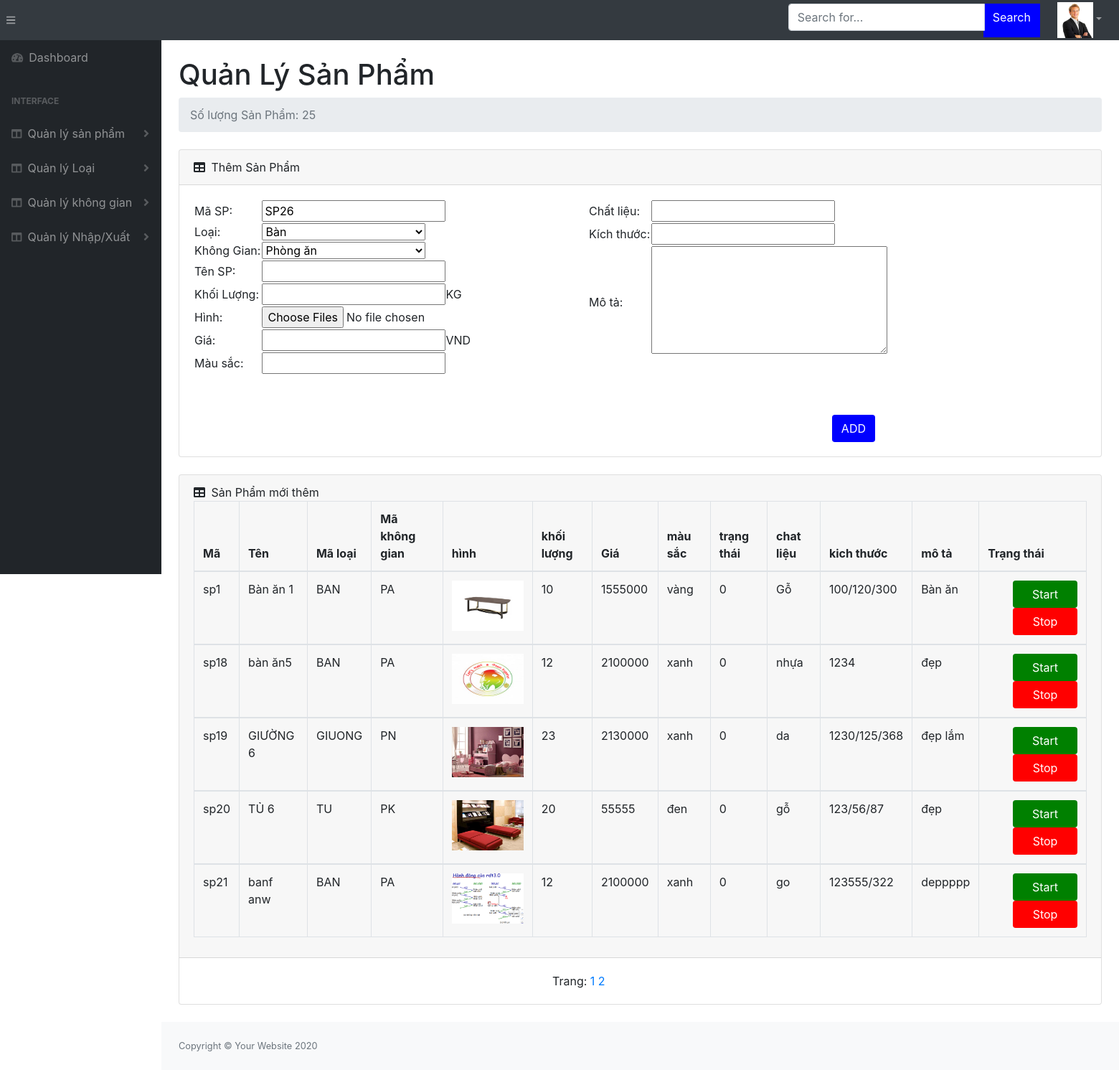
Screenshot of /admin/dist/quanlykinhdoanh/quanlykho/sanpham.php (signed in) with the database file from the repository.
### tables this page shows
CREATE TABLE `sanpham` (
  `masanpham` varchar(10) NOT NULL,
  `maloai` varchar(10) NOT NULL,
  `tensanpham` varchar(50) NOT NULL,
  `khoiluong` int(11) NOT NULL COMMENT 'kg',
  `hinh` varchar(50) NOT NULL,
  `gia` int(11) NOT NULL COMMENT 'VND',
  `trangthai` varchar(10) NOT NULL COMMENT '1 là hoạt động. \r\n0 là đã bị xóa',
  `mausac` varchar(50) NOT NULL,
  `chatlieu` varchar(50) DEFAULT NULL,
  `kichthuoc` varchar(30) DEFAULT NULL COMMENT 'cao|dai|rong',
  `mota` text DEFAULT NULL,
  `makhonggian` varchar(10) NOT NULL
);

### admin/dist/quanlykinhdoanh/quanlykho/sanpham.php (the view, shortened to what this page needs)
<!DOCTYPE html>
<html lang="en">
    <head>
        <link href="../../css/styles.css" rel="stylesheet" />
        <link href="https://cdn.datatables.net/1.10.20/css/dataTables.bootstrap4.min.css" rel="stylesheet" />
    </head>
    <?php
        include '../../../../config/config.php';
        $quantri=array();
        if(!isset($_SESSION['quanlykinhdoanh']))
        {
            if(!isset($_SESSION['boss']))
            {
                header('location:../../login.html');
                exit;
            }
            else{
            $quantri=$_SESSION['boss'];
            }
        }
        else{
            $quantri=$_SESSION['quanlykinhdoanh'];
        }
        $sql="SELECT * From sanpham";
        $stm=$obj->query($sql);
        $data=$stm->fetchALL();
        $soluongsp=$stm->rowCount();
    ?>
    <body class="sb-nav-fixed">
        <nav class="sb-topnav navbar navbar-expand navbar-dark bg-dark">
            <button class="btn btn-link btn-sm order-1 order-lg-0" id="sidebarToggle" href="#"><i class="fas fa-bars"></i></button>
            <form action="quanlysanpham.php" method="post" class="d-none d-md-inline-block form-inline ml-auto mr-0 mr-md-3 my-2 my-md-0">
                <div class="input-group">
                    <input class="form-control" type="text" name="noidung" placeholder="Search for..." aria-label="Search" aria-describedby="basic-addon2" />
                    <div style="height:47px; margin-left:-2px; background-color: blue ; color:white; ">
                        <input type="submit" style="color:white;"  class="btn btn-mini" value="Search" >
                    </div>
                </div>
            </form>
            <ul class="navbar-nav ml-auto ml-md-0">
                <li class="nav-item dropdown">
                    <a class="nav-link dropdown-toggle" id="userDropdown" href="#" role="button" data-toggle="dropdown" aria-haspopup="true" aria-expanded="false">
                        <img style="width:50px; height:50px;" src="../../assets/images/<?php echo $quantri['hinh']; ?>" alt=""></i></a>
                </li>
            </ul>
        </nav>
        <div id="layoutSidenav">
            <div id="layoutSidenav_nav">
                <nav class="sb-sidenav accordion sb-sidenav-dark" id="sidenavAccordion">
                    <div class="sb-sidenav-menu">
                        <div class="nav">
                            <a class="nav-link" href="quanlykho.php">
                                <div class="sb-nav-link-icon"><i class="fas fa-tachometer-alt"></i></div>
                                Dashboard
                            </a>
                            <div class="sb-sidenav-menu-heading">Interface</div>
                            <a class="nav-link collapsed" href="quanlysanpham.php" >
                                <div class="sb-nav-link-icon"><i class="fas fa-columns"></i></div>
                                Quản lý sản phẩm
                                <div class="sb-sidenav-collapse-arrow"><i class="fas fa-angle-down"></i></div>
                            </a>
                            <a class="nav-link collapsed" href="quanlyloai.php" >
                                <div class="sb-nav-link-icon"><i class="fas fa-columns"></i></div>
                                Quản lý Loại
                                <div class="sb-sidenav-collapse-arrow"><i class="fas fa-angle-down"></i></div>
                            </a>
                            <a class="nav-link collapsed" href="quanlykinhdoanhnggian.php"  >
                                <div class="sb-nav-link-icon"><i class="fas fa-columns"></i></div>
                                Quản lý không gian
                                <div class="sb-sidenav-collapse-arrow"><i class="fas fa-angle-down"></i></div>
                            </a>
                            <a class="nav-link collapsed" href="quanlynhapxuat.php"  >
                                <div class="sb-nav-link-icon"><i class="fas fa-columns"></i></div>
                                Quản lý Nhập/Xuất
                                <div class="sb-sidenav-collapse-arrow"><i class="fas fa-angle-down"></i></div>
                            </a>
                        </div>
                    </div>
                </nav>
            </div>
            <div id="layoutSidenav_content">
                <main>
                    <div class="container-fluid">
                        <h1 class="mt-4">Quản Lý Sản Phẩm</h1>
                        <ol class="breadcrumb mb-4">
                            <li class="breadcrumb-item active"><?php echo "Số lượng Sản Phẩm: $soluongsp"?></li>
                        </ol>
                        <div class="card mb-4">
                            <div class="card-header">
                                <i class="fas fa-table mr-1"></i>
                                Thêm Sản Phẩm
                            </div>
                            <div class="card-body">
                                <form action="chucnang.php?action=them" enctype="multipart/form-data" method="post" style="width:1300px">
                                    <div style="width:550px; float:left;height:300px">
                                        <table >
                                            <tr>
                                                <td>Mã SP:</td>
                                                <td><input type="text" name="masanpham" value="SP<?php echo $soluongsp+1?>" placeholder="" id=""></td>
                                            </tr>
                                            <tr>
                                                <td>Loại:</td>
                                                <td >
                                                    <select style="width:228px;"name="maloai" id="">
                                                        <?php
                                                            $sqll="SELECT * from loai";
                                                            $stml=$obj->query($sqll);
                                                            $loai=$stml->fetchALL();
                                                            foreach($loai as $k => $v)
                                                            {
                                                                ?>
                                                        <option value="<?php echo $v['maloai']?>"><?php echo $v['tenloai']?></option>
                                                        <?php
                                                            }
                                                            ?>
                                                    </select>
                                                </td>
                                            </tr>
                                            <tr>
                                                <td>Không Gian:</td>
                                                <td >
                                                    <select style="width:228px;"name="makhonggian" id="">
                                                        <?php
                                                            $sqlk="SELECT * from khonggian";
                                                            $stmk=$obj->query($sqlk);
                                                            $kg=$stmk->fetchALL();
                                                            foreach($kg as $k => $v)
                                                            {
                                                                ?>
                                                        <option value="<?php echo $v['makhonggian']?>"><?php echo $v['tenkhonggian']?></option>
                                                        <?php
                                                            }
                                                            ?>
                                                    </select>
                                                </td>
                                            </tr>
                                            <tr>
                                                <td>Tên SP:</td>
                                                <td><input type="text" name="tensanpham" id=""></td>
                                            </tr>
                                            <tr>
                                                <td>Khối Lượng:</td>
                                                <td><input type="text" name="khoiluong" id="">KG</td>
                                            </tr>
                                            <tr>
                                                <td>Hình:</td>
                                                <td><input multiple="multiple" type="file" name="hinh" id=""></td>
                                            </tr>
                                            <tr>
                                                <td>Giá:</td>
                                                <td><input type="text" name="gia" id="">VND</td>
                                            </tr>
                                            <tr>
                                                <td>Màu sắc:</td>
                                                <td><input type="text" name="mausac" id=""></td>
                                            </tr>
                                        </table>
                                    </div>
                                    <div style="float:right; width:550px; height:300px; margin-right:200px; ">
                                        <table>
                                            <tr>
                                                <td>Chất liệu:</td>
                                                <td><input type="text" name="chatlieu" id=""></td>
                                            </tr>
                                            <tr>
                                                <td>Kích thước:</td>
                                                <td><input type="text" name="kichthuoc" id=""></td>
                                            </tr>
                                            <tr>
                                                <td>Mô tả:</td>
                                                <td><textarea name="mota" id="" cols="30" rows="6"></textarea></td>
                                            </tr>
                                        </table>
                                    </div>
                                    <div >
                                        <input type="submit"class="btn btn-mini" style="background-color:blue; color:white; float:right; margin-right:350px; " value="ADD">
                                    </div>
                                </form>
                            </div>
                        </div>
                    </div>
                </main>
                <main>
                    <div class="container-fluid">
                        <div class="card mb-4">
                            <div class="card-header">
                                <i class="fas fa-table mr-1"></i>
                                Sản Phẩm mới thêm
                                <table  class="table table-bordered" id=""  width="100%" cellspacing="0">
                                    <thead>
                                        <th>Mã</th>
                                        <th>Tên</th>
                                        <th>Mã loại</th>
                                        <th>Mã không gian</th>
                                        <th>hình</th>
                                        <th>khối lượng</th>
                                        <th>Giá</th>
                                        <th>màu sắc</th>
                                        <th>trạng thái</th>
                                        <th>chat liệu</th>
                                        <th>kich thước</th>
                                        <th>mô tả</th>
                                        <th>Trạng thái</th>
                                    </thead>
                                    <?php
                                        $sql="SELECT * FROM sanpham where  trangthai='0'  ";
                                        $stm=$obj->query($sql);
                                        $sosp=$stm->rowCount();
                                        $so_sp_1trang=5;
                                        $soluong_trang= ceil($sosp/$so_sp_1trang);
                                        $trang=1;
                                        $tungtrang=($trang-1)*$so_sp_1trang;
                                        $sql="SELECT * FROM sanpham where  trangthai='0' LIMIT $tungtrang,$so_sp_1trang ";
                                        $stm=$obj->query($sql);
                                        $da=$stm->fetchALL();
                                        foreach($da as $k =>$v)
                                        {
                                    ?>
                                    <tbody>
                                        <td><?php echo $v['masanpham']?></td>
                                        <td><?php echo $v['tensanpham']?></td>
                                        <td><?php echo $v['maloai']?></td>
                                        <td><?php echo $v['makhonggian']?></td>
                                        <td><img  style="width:100px;height:70px;"src="../../assets/images/<?php echo $v['hinh']?>" alt=""></td>
                                        <td><?php echo $v['khoiluong']?></td>
                                        <td><?php echo $v['gia']?></td>
                                        <td><?php echo $v['mausac']?></td>
                                        <td><?php echo $v['trangthai']?></td>
                                        <td><?php echo $v['chatlieu']?></td>
                                        <td><?php echo $v['kichthuoc']?></td>
                                        <td><?php echo $v['mota']?></td>
                                        <td>
                                            <a class="btn btn-mini" style="width:90px;background-color:green; color:white; float:right;" href="chucnang.php?action=kichhoat&masanpham=<?php echo $v['masanpham'] ?>">Start</a>
                                            <a class="btn btn-mini" style="width:90px;background-color:red; color:white; float:right;" href="chucnang.php?action=ngung&masanpham=<?php echo $v['masanpham'] ?>">Stop</a></td>
                                    </tbody>
                                    <?php
                                        }
                                        ?>
                                </table>
                            </div>
                            <div class="card-body" style="margin-left:500px;">
                                <?php
                                    echo "Trang: " ;
                                    for($i=1;$i<=$soluong_trang;$i++)
                                    {
                                    ?>
                                    <a href="sanpham.php?trang=<?php echo$i?>"><?php echo $i?></a>
                                    <?php
                                    }
                                ?>
                            </div>
                        </div>
                    </div>
                </main>
                <footer class="py-4 bg-light mt-auto">
                    <div class="container-fluid">
                        <div class="d-flex align-items-center justify-content-between small">
                            <div class="text-muted">Copyright &copy; Your Website 2020</div>
                        </div>
                    </div>
                </footer>
            </div>
        </div>
    </body>
</html>

### rows the page displays
sanpham: masanpham "sp1", tensanpham "Bàn ăn 1", maloai "BAN", makhonggian "PA", hinh (picture), khoiluong "10", gia "1555000", mausac "vàng", trangthai "0", chatlieu "Gỗ", kichthuoc "100/120/300", mota "Bàn ăn"
sanpham: masanpham "sp18", tensanpham "bàn ăn5", maloai "BAN", makhonggian "PA", hinh (picture), khoiluong "12", gia "2100000", mausac "xanh", trangthai "0", chatlieu "nhựa", kichthuoc "1234", mota "đẹp"
sanpham: masanpham "sp19", tensanpham "GIƯỜNG 6", maloai "GIUONG", makhonggian "PN", hinh (picture), khoiluong "23", gia "2130000", mausac "xanh", trangthai "0", chatlieu "da", kichthuoc "1230/125/368", mota "đẹp lắm"
sanpham: masanpham "sp20", tensanpham "TỦ 6", maloai "TU", makhonggian "PK", hinh (picture), khoiluong "20", gia "55555", mausac "đen", trangthai "0", chatlieu "gỗ", kichthuoc "123/56/87", mota "đẹp"
sanpham: masanpham "sp21", tensanpham "banf anw", maloai "BAN", makhonggian "PA", hinh (picture), khoiluong "12", gia "2100000", mausac "xanh", trangthai "0", chatlieu "go", kichthuoc "123555/322", mota "deppppp"

### other values shown
$soluongsp "25"
form field maloai "Bàn"
form field makhonggian "Phòng ăn"
